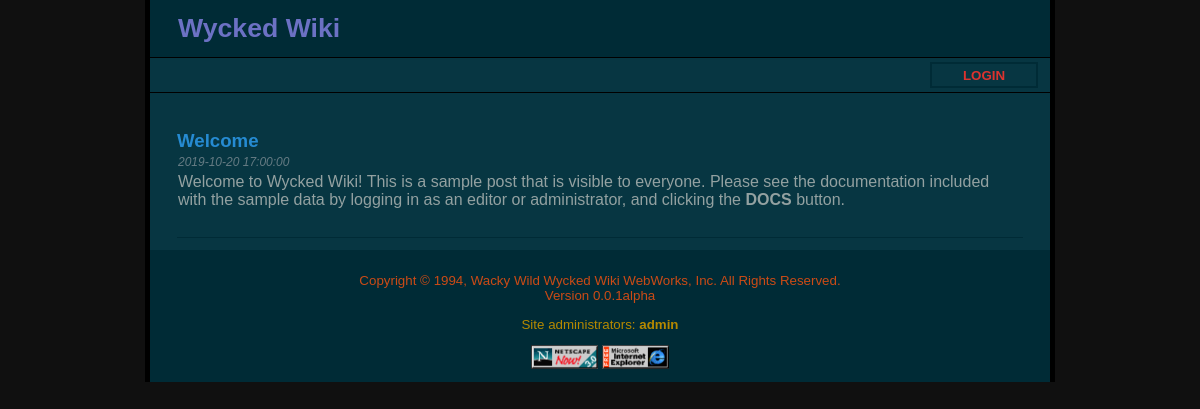
The page / on the database its author committed.
### tables this page shows
CREATE TABLE `pages` (
  `page_id` int(11) NOT NULL,
  `visible` int(11) DEFAULT '14',
  `title` varchar(30) NOT NULL,
  `file` varchar(50) DEFAULT NULL,
  `page` text,
  PRIMARY KEY (`page_id`)
);

CREATE TABLE `posts` (
  `post_id` int(11) NOT NULL AUTO_INCREMENT,
  `date` datetime DEFAULT NULL,
  `visible` int(11) DEFAULT '14',
  `title` varchar(30) DEFAULT NULL,
  `post` text,
  PRIMARY KEY (`post_id`)
);

CREATE TABLE `users` (
  `username` varchar(20) NOT NULL DEFAULT '',
  `password` varchar(50) DEFAULT NULL,
  `fullname` varchar(50) DEFAULT NULL,
  `access` int(11) DEFAULT NULL,
  PRIMARY KEY (`username`)
);

### config.php (called while the page is built, shortened)
<?php
$VERSION = "0.0.1alpha";
?>

### index.php (the view, shortened to what this page needs)
<!DOCTYPE html>
<html>
<head>
<link rel="stylesheet" href="style.css">
</head>
<body>
<?php
require_once("config.php");
include("header.php");
if (isset($_SESSION) && isset($_SESSION["access"])) {
    $access = $_SESSION["access"];
} else {
    $access = 1;
}
echo '<div class="bodydiv">';
echo '<table>';
$db = mysqli_connect($DB_HOSTNAME, $DB_USERNAME, $DB_PASSWORD, $DB_DATABASE);
$result = mysqli_query($db, "select * from posts order by date desc");
while ($row = mysqli_fetch_assoc($result)) {
    if ($access & $row["visible"]) {
        printf("<tr><th>%s</th></tr>", $row["title"]);
        printf("<tr><td class='date'>%s</td></tr>", $row["date"]);
        printf("<tr><td>%s</td></tr>", $row["post"]);
        printf("<tr><td class='break'></td></tr>");
    }
}
echo '</table>';
echo '</div>';
include("footer.php");
?>
</body>
</html>

### header.php (shortened to what this page needs)
<div class="headerdiv">
<table><tr>
<td><a href=".">Wycked Wiki</a></td>
<td class="userinfo">
<?php
if (isset($_SESSION) && isset($_SESSION["access"]) && isset($_SESSION["fullname"])) {
    $access = $_SESSION["access"];
    if ($access == 2) {
        $userinfo = $_SESSION["fullname"] . " (User)";
    } elseif ($access == 4) {
        $userinfo = $_SESSION["fullname"] . " (Editor)";
    } elseif ($access == 8) {
        $userinfo = $_SESSION["fullname"] . " (Administrator)";
    } else {
        $userinfo = "";
    }
} else {
    $access = 1;
}
?>
</td>
</tr></table>
</div>
<div class="menudiv">
<table><tr>
<td class="status">
</td>
<?php
$db = mysqli_connect($DB_HOSTNAME, $DB_USERNAME, $DB_PASSWORD, $DB_DATABASE);
$result = mysqli_query($db, "select * from pages order by page_id");
while ($row = mysqli_fetch_assoc($result)) {
    if (($access & $row["visible"]) && (substr($row["title"], 0, 1) !== "_")) {
        if (is_null($row["file"])) {
            printf('<td class="menuitem"><a href="page.php?page=%s">%s</a></td>',
                   $row["title"],
                   strtoupper($row["title"]));
        } else {
            printf('<td class="menuitem"><a href="%s">%s</a></td>',
                   $row["file"],
                   strtoupper($row["title"]));
        }
    }
}
?>
</tr></table>
</div>

### footer.php (shortened to what this page needs)
<div class="footerdiv">
<p class="copyright">
Copyright &copy; 1994, Wacky Wild Wycked Wiki WebWorks, Inc.  All Rights Reserved.
<br>Version <?php echo $VERSION ?>
</p>
<p class="admins">
Site administrators:
<?php
$db = mysqli_connect($DB_HOSTNAME, $DB_USERNAME, $DB_PASSWORD, $DB_DATABASE);
$result = mysqli_query($db, "select username from users where access = 8 order by username");
$username_array = array();
while ($row = mysqli_fetch_assoc($result)) {
    $username_array[] = "<b>" . $row["username"] . "</b>";
}
printf(implode(", ", $username_array));
?>
</p>
<img src="images/netscape.png" height=24>
<img src="images/ielogo.png" height=24>
</div>

### style.css (style rules this page uses)
html { background: #101010; }
body { margin: 0 auto; background: #073642; font-family: Verdana, sans-serif; height: all; width: 900px; border-style: solid; border-width: 0px 5px 0px 5px; }
.headerdiv { background-color: #002B36; padding: 10px 25px 10px 25px; }
.headerdiv table { width: 100%; }
.headerdiv a { color: #6C71C4; font-size: 20pt; font-weight: bold; text-decoration: none }
.headerdiv td.userinfo { color: #859900; font-size: 14pt; font-style: italic; text-align: right; }
.menudiv { background-color: #073642; border-style: solid; border-width: 1px 0px 1px 0px; padding: 2px 10px 2px 10px; }
.menudiv a { color: #DC332F; font-size: 10pt; font-weight: bold; text-decoration: none; }
.menudiv td.status { color: #CB4B16; font-size: 10pt; font-style: italic; font-weight: bold; padding: 0px 15px 0px 15px; width: 100%; }
.menudiv td.menuitem { border-style: solid; border-color: #002B36; border-width: 2px 2px 2px 2px; padding: 2px 2px 2px 2px; text-align: center; min-width: 100px; }
.footerdiv { background-color: #002B36; font-size: 10pt; font-weight: normal; padding: 10px 25px 10px 25px; text-align: center; }
.copyright { color: #CB4B16; }
.admins { color: #B58900; }
.bodydiv { color: #93A1A1; font-size: 12pt; font-weight: normal; padding: 10px 25px 10px 25px; }
.bodydiv table { width: 100%; }
.bodydiv th { color: #268BD2; font-size: 14pt; padding: 25px 0px 0px 0px; text-align: left; }
.bodydiv td.date { color: #657B83; font-size: 9pt; font-style: italic; }
.bodydiv td.break { border-style: solid; border-color: #002B36; border-width: 0px 0px 1px 0px; color: #93A1A1; padding: 25px 0px 0px 0px; }

### rows shown on the page
pages: title "LOGIN"
posts: title "Welcome", date "2019-10-20 17:00:00", post "Welcome to Wycked Wiki! This is a sample post that is visible to everyone. Please see the documentation included with the sample data by logging in as an editor or administrator, and clicking the DOCS button."
users: username "admin"

### other values the page prints
$VERSION "0.0.1alpha"
